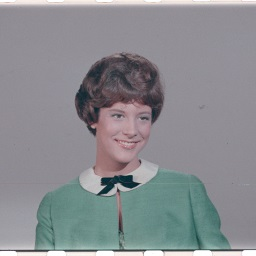
#> input picture hw/hw0/ps0_result/ps0-1-a-1.jpg, 256 x 256 px
$ python ps0_result.py
#> lines starting #> are read from the running program, lines starting #| are printed output that depends on the picture
#!/usr/bin/env python
# coding: utf-8

# # Problem set0 for Computer Vision
# ## 1. Input images

# In[2]:


import cv2
import matplotlib.pyplot as plt
#read the pictures
img1, img2 = cv2.imread("./ps0-1-a-1.jpg"), cv2.imread("./ps0-1-a-2.jpg")
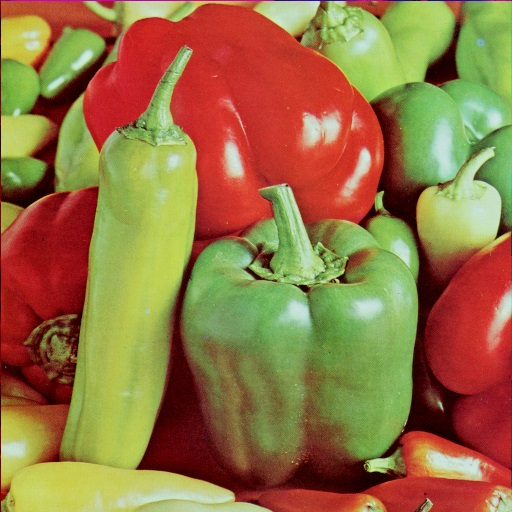
#> input picture hw/hw0/ps0_result/ps0-1-a-2.jpg, 512 x 512 px
#> img1 is the input picture: shape (256, 256, 3); mean B, G, R 143.8, 139.8, 137.6
#> img2 is the input picture: shape (512, 512, 3); mean B, G, R 66.8, 115.6, 149.9
img1 = cv2.cvtColor(img1, cv2.COLOR_BGR2RGB)
img2 = cv2.cvtColor(img2, cv2.COLOR_BGR2RGB)
#show the pictures
plt.subplot(1,2,1)
plt.imshow(img1)
plt.subplot(1,2,2)
plt.imshow(img2)


# ## 2.Color planes
# ### a.Swap the red and blue pixels of image 1

# In[3]:


recolor_img1 = cv2.cvtColor(img1,cv2.COLOR_BGR2RGB)
cv2.imwrite("./ps0-2-a-recolor_img1.png",recolor_img1)
plt.imshow(recolor_img1)


# ### b.Create a monochrome image (M1g) by selecting the green channel of image 1

# In[4]:


#split the picture in three channels
r1, g1, b1 = cv2.split(img1)
cv2.imwrite("./ps0-2-b-green_img1.jpg", g1)

plt.imshow(g1)


# ### c.Create a monochrome image (M1r) by selecting the red channel of image 1

# In[5]:


cv2.imwrite("./ps0-2-b-red_img1.jpg", r1)
plt.imshow(r1)


# ### d.Which looks more like what you’d expect a monochrome image to look like? Would you expect a computer vision algorithm to work on one better than the other?

# The green M1g seems more like the one I'd expect, because it is closer to a picture that full of one sigle  color (it is green in this image).<br>
# Yes, I expect that a computer vision algorithm to work on one M1g better than the others. For some images, for instance, if the green M1g has more clear edge than red one, then some edge detective algorithm would work better for the green M1g.

# ## 3. Replacement of pixels
# ### a.Take the inner square of 100x100 pixels of monochrome version of image 1 and insert them into the monochrome version of image 2

# In[6]:


r2, g2, b2 = cv2.split(img2)
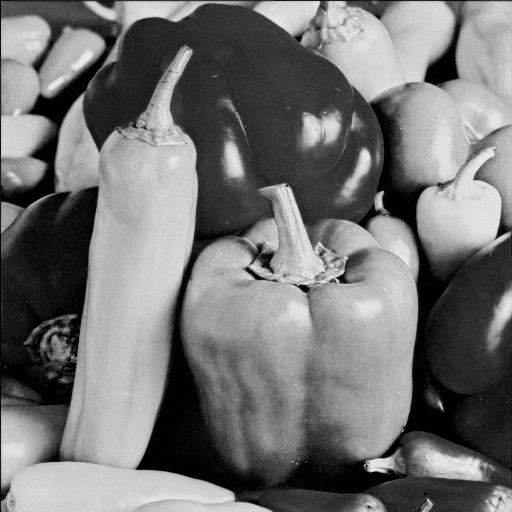
#> g2: shape (512, 512); min 0, max 239, mean 115.6
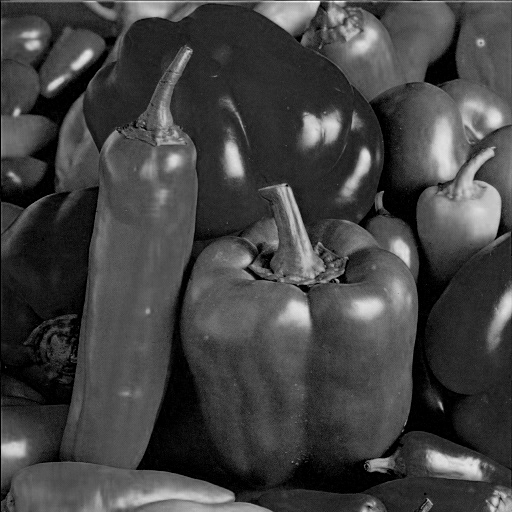
#> b2: shape (512, 512); min 0, max 255, mean 66.8

#select and save the inner 100*100 pixcels of M1b
img1_select = b1[90:190,80:180]
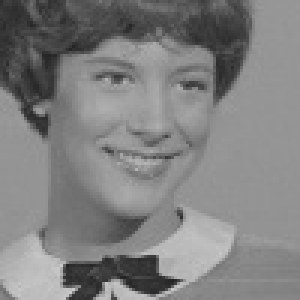
#> img1_select: shape (100, 100) (shown 3 times larger); min 35, max 203, mean 128.5
plt.subplot(1,2,1)
plt.imshow(img1_select)
r2[90:190, 80:180]=img1_select
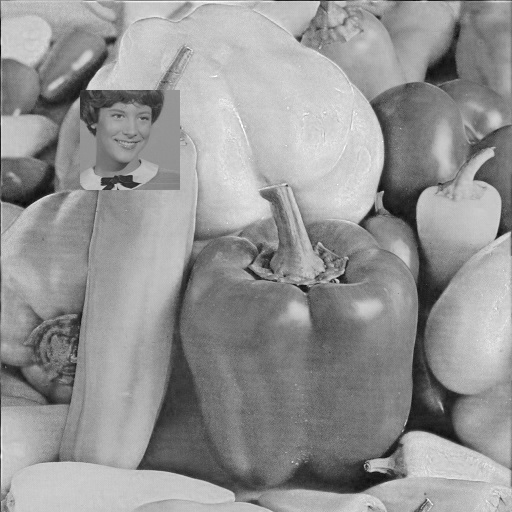
#> r2: shape (512, 512); min 7, max 255, mean 148.5
plt.subplot(1,2,2)
plt.imshow(r2)


# I choose the 100x100 pixels of blue monochrome version of image 1 to insert them into the red monochrome version of image 2

# ## 4.Arithmetic and Geometric operation
# ### a. What is the min and max of the pixel values of M1g? What is the mean? What is the standard deviation? And how did you compute these?

# M1g is also known as the grey scale image, and the image can be represented by matrix, in which the values of elements indicate the darkness or lightness of the pixels in the image. <br>
# In this way, the min and max pixel values of M1g refers to the minimum grayscale value of the M1g. In most cases, the pixel values are represented using 8 bits (0 - 255), that means the pixel values can range from 0 to 255.<br>
# The mean of the pixel values of monochrome image represents the average brightness of M1g, and the standard deviation represents the spread of pixel values from the mean.<br>
# My outline for compute these values:<br>
# 1.	Iterate through each pixel in M1g to find the min and max value.<br>
# 2.	Calculate the sum of pixel values and calculate the mean by apply: Mean = (Sum of all pixel values) / (Total number of pixels)<br>
# 3.	Iterate all pixels to calculate the squared differences between the pixel values and the mean, then calculate the average of the squared differences. Then the standard deviation can be calculated by applying: Standard Deviation = sqrt((1/N) * Σ(pixel value - mean)^2).<br>
# In OpenCv of python, I can use function cv.minMaxLoc() to get the min and max pixel of image, and apply function cv.meanStadDev() to calculate the mean and standard deviation of image.
#

# ### b. Subtract the mean from all the pixels, then divide by the standard deviation, then multiply by 10 (if your image is zero to 255) or by 0.05 (if your image ranges from 0.0 to 1.0). Now add the mean back in.

# #### I take the green M1g of Image1 for example, the output will be:

# In[20]:


#calculate the mean and standard deviation of g1
mean , stddev = cv2.meanStdDev(g1)
#> mean = [139.8]; stddev = [29.26]
#process the new image
image_new = (g1 - mean) / stddev * 10 + mean
plt.imshow(image_new)


# ### c. Shift M1g to the left by 2 pixels.

# In[22]:


import numpy as np
image_shift = np.zeros_like(g1)
image_shift[:, :-2] = g1[:, 2:]
plt.imshow(image_shift)


# ### d.Subtract the shifted version of M1g from the original and make sure that the values are legal (what do negative numbers for pixels mean anyway?)

# In[24]:


#subtract the shifted image from the original one
image_sub = g1.astype(int) - image_shift.astype(int)
#ensure the legal pixel values
image_sub = np.clip(image_sub, 0, 255).astype(np.uint8)
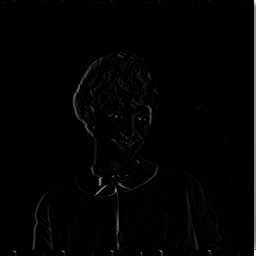
#> image_sub: shape (256, 256); min 0, max 255, mean 3
plt.imshow(image_sub)


# When performing mathematical operations like subtraction, the result can be negative if the shifted image's pixel values are higher than the original image's pixel values. Besides, In the context of image interpretation, negative pixel values might not have a direct physical interpretation, but they could indicate regions where the shifted image is darker or less intense compared to the original image.

# ## 5. noise
# ### a. Take the original colored image and start adding Gaussian noise to the pixels in the green channel. Increase sigma until the noise is somewhat visible.

# In[28]:


#produce gaussion noise and add to g1
sigma = 5
noise = np.random.normal(0, sigma, g1.shape)
g1_noise = g1 + noise
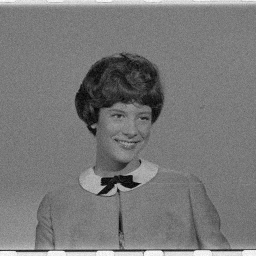
#> g1_noise: shape (256, 256) float64; min 24.2, max 267.6, mean 139.8; drawn with min black and max white
g1_noise = np.clip(g1_noise, 0, 255).astype(np.uint8)
#creat the new image with noise and show
image_noise_g = cv2.merge([b1, g1_noise, r1])
plt.imshow(image_noise_g)


# Gaussian noise a type of noise that follows the Gaussian distribution, thus, “sigma”represents the standard deviation of the distribution, which is used to generate the noise. A larger sigma means a larger standard deviation, which would bing a wider distribution, and make the noise more visible.

# ### b. Now, instead add that amount of noise to the blue channel

# In[29]:


sigma = 5
noise = np.random.normal(0, sigma, b1.shape)
b1_noise = b1 + noise
b1_noise = np.clip(b1_noise, 0, 255).astype(np.uint8)
#creat the new image with noise and show
image_noise_b = cv2.merge([b1_noise, g1, r1])
plt.imshow(image_noise_b)


# ### c. Which looks better? Why?

# I think the new image with noise added in blue channel looks better. Even though both new images were added by Gaussian noise with the same sigma, the noise in latter image looks less visible.<br>
# I turn to Internet to find some answers to the interesting phenomenon, and I find a reasonable explanation. It says that human vision works in a special way that our eyes are more sensitives to the changes in brightness than to the changes in color of an image. While we add Gaussian noise to the green channel, the brightness of image would be affected, and the noise in blue channel would have an influence in color changes of the image. Thus, human visual system’s sensitivity to changes in brightness and color leads to the difference human eyes’ response to the noise added in green channel and blue channel.
#
#> figure, not shown here; B, G, R data is drawn as R, G, B
